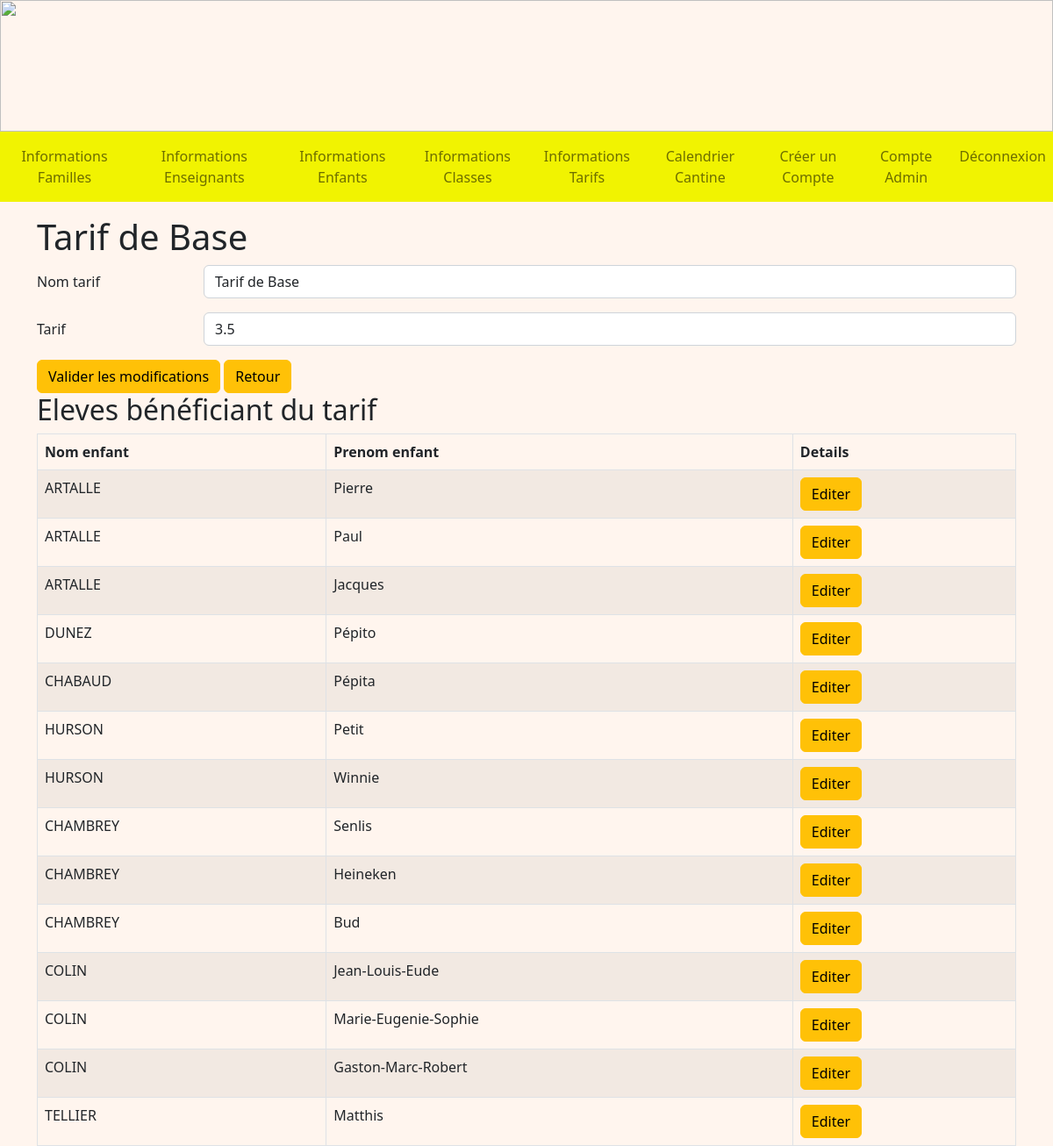
/detailsTarif/1 (signed in), run on an earlier commit of the app's database.
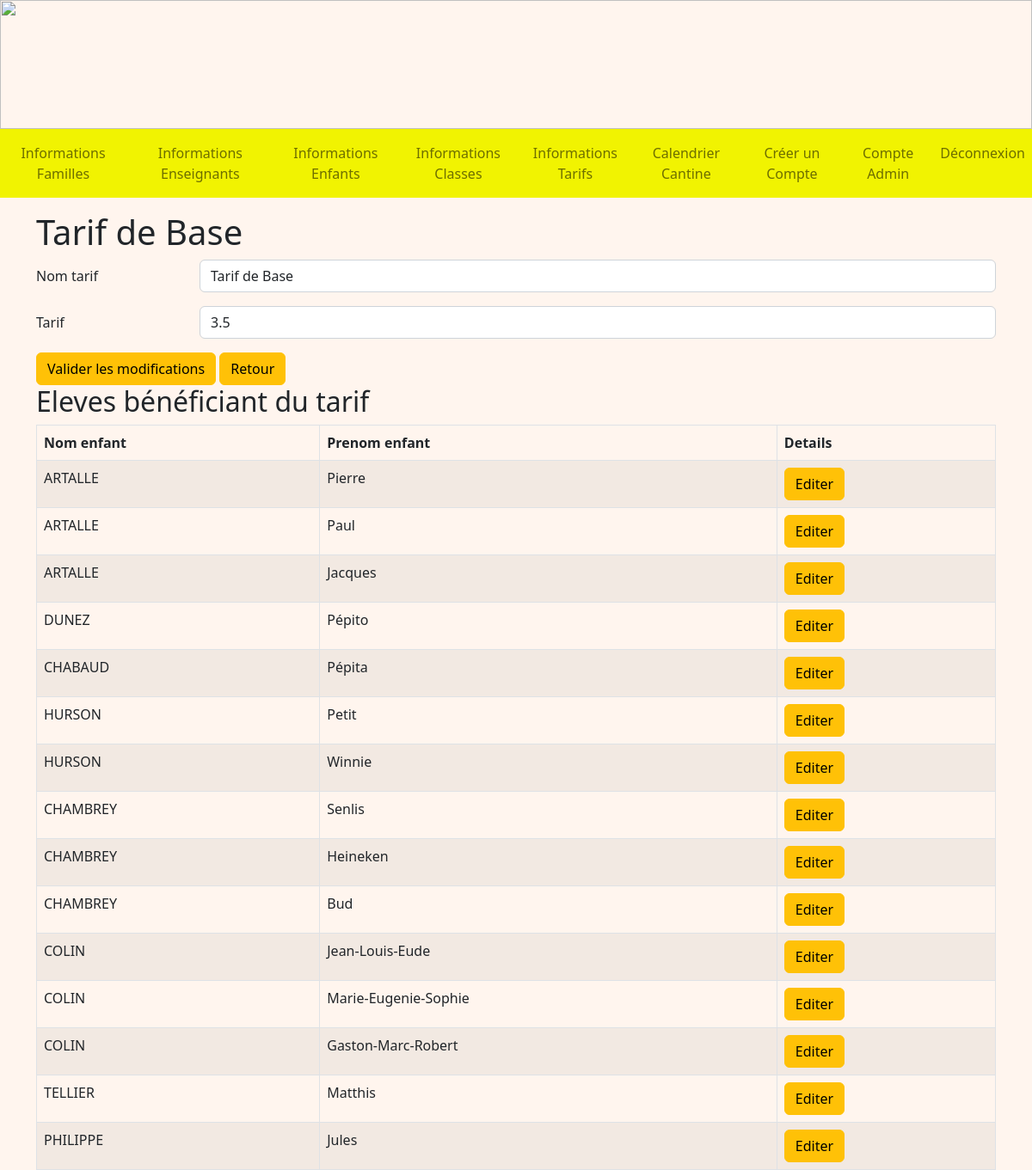
And on a later commit of the database.
### tables this page shows
CREATE TABLE Enfant (
  code_enfant integer primary key autoincrement,
  nom_enfant TEXT NOT NULL,
  prenom_enfant TEXT NOT NULL,
  code_tarif integer NOT NULL,
  code_classe integer NOT NULL,
  code_representant integer NOT NULL,
  code_formule integer NOT NULL,
  FOREIGN KEY (code_tarif) REFERENCES Tarif(code_tarif),
  FOREIGN KEY (code_classe) REFERENCES Classe(code_classe),
  FOREIGN KEY (code_representant) REFERENCES Representant(code_representant)
  FOREIGN KEY (code_formule) REFERENCES Formule(code_formule)
);

### admin.py (the view)
@app.route('/detailsTarif/<int:code_tarif>', methods = ["GET", "POST"])
@login_required
def detailsTarif(code_tarif):
    db = get_db()
    cur = db.cursor()
    user = cur.execute("SELECT type_compte FROM Compte WHERE identifiant = ?", (flask_login.current_user.name, )).fetchone()
    if user[0] == 'Admin':
        tarif = cur.execute("SELECT * FROM Tarif WHERE code_tarif = ?", (code_tarif, )).fetchone()
        enfants = cur.execute("SELECT code_enfant, nom_enfant, prenom_enfant FROM Enfant WHERE code_tarif = ?", (code_tarif, )).fetchall()
        if request.method == "POST":
            cur.execute("UPDATE Tarif SET nom_tarif = ?, tarif = ? WHERE code_tarif = ?", (request.form["nom_tarif"], request.form["tarif"], code_tarif, ))
            db.commit()
            return redirect(url_for('infosTarifs'))
        return render_template('A_detailsTarif.html', enfants = enfants, tarif = tarif)
    if user[0] == 'Enseignant':
        return redirect(url_for('accueilEnseignant'))
    return redirect(url_for('accueil'))

### main.py (called while the page is built)
@login_manager.user_loader
def load_user(user_id):
    db = get_db()
    cur = db.cursor()
    user = cur.execute('SELECT identifiant, mot_de_passe FROM Compte WHERE identifiant=?', (user_id, )).fetchone()
    return User(user[0], user[1])

def get_db():
    if 'db' not in g:
        g.db = sqlite3.connect(DATABASE)
    return g.db

@app.teardown_appcontext
def close_connection(exception):
    db = g.pop('db', None)
    if db is not None:
        db.close()

### templates/A_detailsTarif.html (shortened to what this page needs)
<!DOCTYPE html>
<html>
<head>
    {% extends "A_layout.html" %}
    {% block content %}
    <div class="container mt-3">
        <h1>{{ tarif[1] }}</h1>
        <form method="POST" class="mb-3">
            <div class="row mb-3">
                <label for="nom_tarif" class="col-sm-2 col-form-label">Nom tarif</label>
                <div class="col-sm-10">
                    <input name="nom_tarif" type="name" class="form-control" id="nom_tarif" value="{{tarif[1]}}"
                        required>
                </div>
            </div>
            <div class="row mb-3">
                <label for="tarif" class="col-sm-2 col-form-label">Tarif</label>
                <div class="col-sm-10">
                    <input name="tarif" type="number" step="0.01" class="form-control" id="tarif" value="{{tarif[2]}}"
                        required>
                </div>
            </div>
            <button type="submit" class="btn btn-warning">Valider les modifications</button>
            <a href="/infosTarifs" class="btn btn-warning">Retour</a>
            {% if enfants %}
            <h2>Eleves bénéficiant du tarif</h2>
            <table class="table table-bordered table-striped">
                <thead>
                    <tr>
                        <th scope="col">Nom enfant</th>
                        <th scope="col">Prenom enfant</th>
                        <th scope="col">Details</th>
                    </tr>
                </thead>
                <tbody>
                    {% for enfant in enfants %}
                    <tr>
                        <td>{{ enfant[1] }}</td>
                        <td>{{ enfant[2] }}</td>
                        <td>
                            <a href="/detailsEnfant/{{ enfant[0] }}" class="btn btn-warning">Editer</a>
                        </td>
                    </tr>
                    {% endfor %}
                </tbody>
            </table>
            {% endif %}
    </div>
    {% endblock %}

What changed in the data, as far as the page shows it:
added Enfant: nom_enfant "PHILIPPE", prenom_enfant "Jules"
